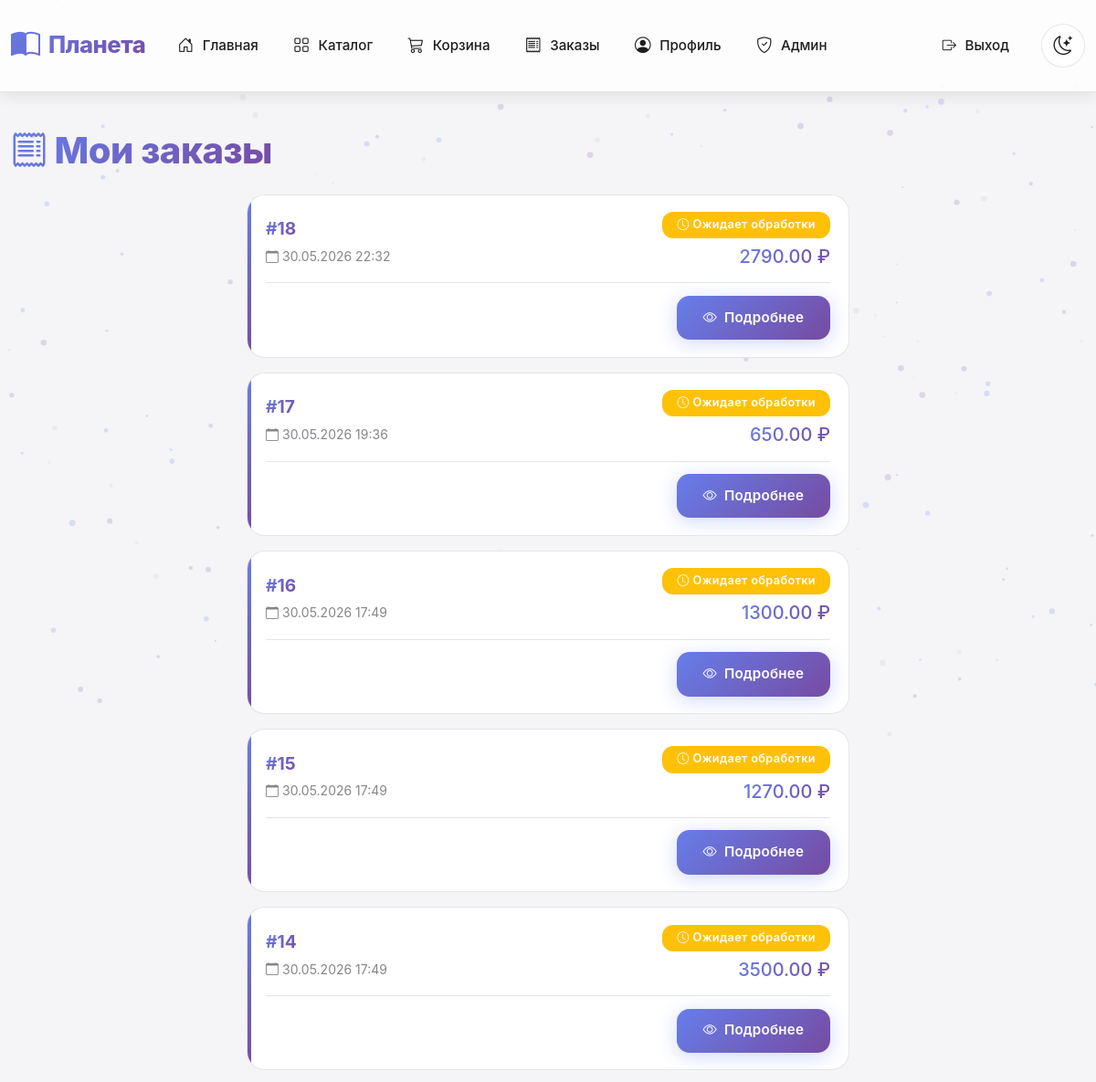
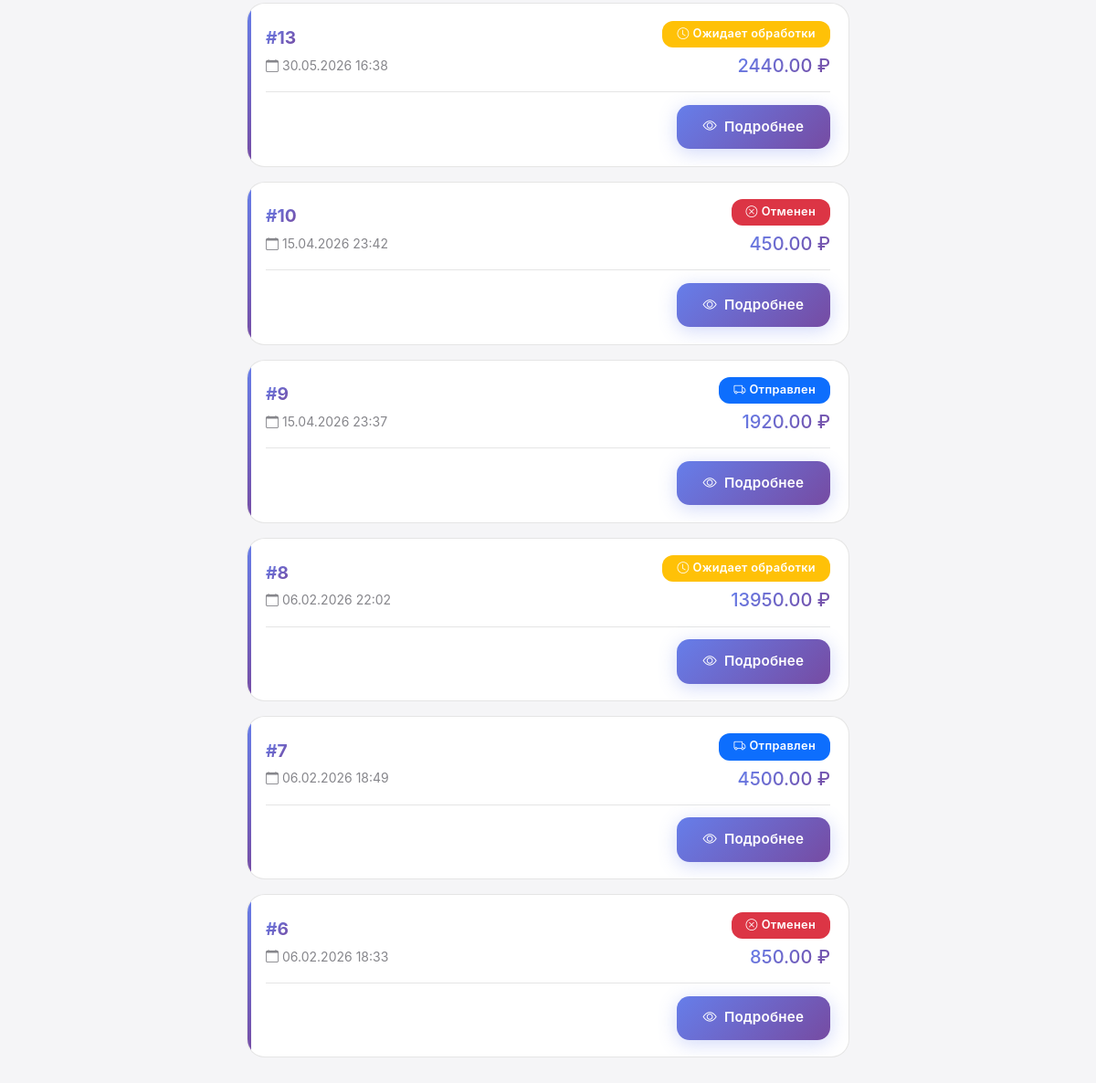
Page /orders (signed in) on the committed database (2 pictures, top to bottom).
### models.py (models this page shows, shortened)
class Order(db.Model):
    __tablename__ = 'orders'
    id = db.Column(db.Integer, primary_key=True)
    user_id = db.Column(db.Integer, db.ForeignKey('users.id'), nullable=False)
    status = db.Column(db.String(50), default='pending', nullable=False)  # pending, processing, shipped, delivered, cancelled
    total_amount = db.Column(db.Numeric(10, 2), nullable=False)
    created_at = db.Column(db.DateTime, default=datetime.utcnow, nullable=False)
    updated_at = db.Column(db.DateTime, default=datetime.utcnow, onupdate=datetime.utcnow, nullable=False)
    items = db.relationship('OrderItem', backref='order', lazy=True, cascade='all, delete-orphan')

### app.py (the view)
@app.route('/orders')
@login_required
def orders():
    orders_list = Order.query.filter_by(user_id=current_user.id).order_by(Order.created_at.desc()).all()
    return render_template('orders.html', orders=orders_list)

### app.py (called while the page is built)
@login_manager.user_loader
def load_user(user_id):
    return User.query.get(int(user_id))

### models.py (called while the page is built)
    def is_admin(self):
        return self.role == 'admin'

### templates/orders.html (shortened to what this page needs)
{% extends "base.html" %}
{% block content %}
<div class="d-flex justify-content-between align-items-center mb-4">
    <h1 class="gradient-text mb-0">
        <i class="bi bi-receipt me-2"></i>Мои заказы
    </h1>
</div>
{% if orders %}
<div class="orders-wrapper">
    {% for order in orders %}
    <div class="order-card">
        <div class="order-header">
            <div>
                <span class="order-id">#{{ order.id }}</span>
                <p class="text-muted small mb-0 mt-1">
                    <i class="bi bi-calendar me-1"></i>{{ order.created_at.strftime('%d.%m.%Y %H:%M') }}
                </p>
            </div>
            <div class="text-end">
                {% if order.status == 'pending' %}
                <span class="badge bg-warning">
                    <i class="bi bi-clock me-1"></i>Ожидает обработки
                </span>
                {% elif order.status == 'processing' %}
                <span class="badge bg-info">
                    <i class="bi bi-gear me-1"></i>В обработке
                </span>
                {% elif order.status == 'shipped' %}
                <span class="badge bg-primary">
                    <i class="bi bi-truck me-1"></i>Отправлен
                </span>
                {% elif order.status == 'delivered' %}
                <span class="badge bg-success">
                    <i class="bi bi-check-circle me-1"></i>Доставлен
                </span>
                {% elif order.status == 'cancelled' %}
                <span class="badge bg-danger">
                    <i class="bi bi-x-circle me-1"></i>Отменен
                </span>
                {% endif %}
                <div class="mt-2">
                    <span class="h5 mb-0" style="background: var(--primary-gradient); -webkit-background-clip: text; -webkit-text-fill-color: transparent; background-clip: text;">
                        {{ order.total_amount }} ₽
                    </span>
                </div>
            </div>
        </div>
        <div class="order-actions">
            <a href="{{ url_for('order_detail', order_id=order.id) }}" class="btn btn-primary">
                <i class="bi bi-eye me-2"></i>Подробнее
            </a>
        </div>
    </div>
    {% endfor %}
</div>
{% endif %}
{% endblock %}

### templates/base.html (style rules this page uses)
:root { --primary-gradient: linear-gradient(135deg, #667eea 0%, #764ba2 100%); --secondary-gradient: linear-gradient(135deg, #f093fb 0%, #f5576c 100%); --success-gradient: linear-gradient(135deg, #4facfe 0%, #00f2fe 100%); --card-shadow: 0 10px 40px rgba(0, 0, 0, 0.08); --card-shadow-hover: 0 20px 60px rgba(0, 0, 0, 0.15); --border-radius: 20px; --transition: all 0.3s cubic-bezier(0.4, 0, 0.2, 1); }
[data-theme="light"] { --bg-primary: #f5f5f7; --bg-secondary: #ffffff; --bg-card: #ffffff; --bg-glass: rgba(255, 255, 255, 0.7); --text-primary: #1d1d1f; --text-secondary: #86868b; --border-color: rgba(0, 0, 0, 0.1); --nav-bg: rgba(255, 255, 255, 0.8); --nav-blur: blur(30px) saturate(180%); --shadow-color: rgba(0, 0, 0, 0.1); --table-bg: #ffffff; --table-hover: #f8f9fa; }
* { margin: 0; padding: 0; box-sizing: border-box; }
body { font-family: 'Inter', -apple-system, BlinkMacSystemFont, 'Segoe UI', Roboto, 'Helvetica Neue', Arial, sans-serif; background: var(--bg-primary); color: var(--text-primary); transition: background 0.3s ease, color 0.3s ease; min-height: 100vh; line-height: 1.6; -webkit-font-smoothing: antialiased; -moz-osx-font-smoothing: grayscale; position: relative; overflow-x: hidden; }
.btn { border-radius: 14px; font-weight: 600; padding: 0.8rem 1.8rem; transition: var(--transition); border: none; font-size: 0.95rem; letter-spacing: 0.2px; }
.btn-primary { background: var(--primary-gradient); color: white !important; box-shadow: 0 4px 20px rgba(102, 126, 234, 0.3); }
.badge { padding: 0.5rem 1rem; border-radius: 12px; font-weight: 600; font-size: 0.8rem; letter-spacing: 0.3px; }
.gradient-text { background: var(--primary-gradient); -webkit-background-clip: text; -webkit-text-fill-color: transparent; background-clip: text; font-weight: 800; letter-spacing: -0.5px; }
h1, h2, h3, h4, h5, h6 { color: var(--text-primary) !important; font-weight: 700; }
p, span, div, a { color: var(--text-primary); }
.text-muted { color: var(--text-secondary) !important; }

### templates/orders.html (style rules this page uses)
.orders-wrapper { max-width: 660px; margin: 0 auto; }
.order-card { background: var(--bg-card); border: 1px solid var(--border-color); border-radius: var(--border-radius); padding: 1.15rem 1.25rem; margin-bottom: 1rem; transition: var(--transition); position: relative; overflow: hidden; }
.order-card::before { content: ''; position: absolute; left: 0; top: 0; width: 4px; height: 100%; background: var(--primary-gradient); }
.order-header { display: flex; justify-content: space-between; align-items: center; gap: 1rem; flex-wrap: wrap; margin-bottom: 0.85rem; padding-bottom: 0.85rem; border-bottom: 1px solid var(--border-color); }
.order-id { font-weight: 700; font-size: 1.2rem; background: var(--primary-gradient); -webkit-background-clip: text; -webkit-text-fill-color: transparent; background-clip: text; }
.order-actions { display: flex; justify-content: flex-end; }

### rows in the picture
Order: id "18", created_at "30.05.2026 22:32", status "pending" (drawn), total_amount "2790.00"
Order: id "17", created_at "30.05.2026 19:36", status "pending" (drawn), total_amount "650.00"
Order: id "16", created_at "30.05.2026 17:49", status "pending" (drawn), total_amount "1300.00"
Order: id "15", created_at "30.05.2026 17:49", status "pending" (drawn), total_amount "1270.00"
Order: id "14", created_at "30.05.2026 17:49", status "pending" (drawn), total_amount "3500.00"
Order: id "13", created_at "30.05.2026 16:38", status "pending" (drawn), total_amount "2440.00"
Order: id "10", created_at "15.04.2026 23:42", status "cancelled" (drawn), total_amount "450.00"
Order: id "9", created_at "15.04.2026 23:37", status "shipped" (drawn), total_amount "1920.00"
Order: id "8", created_at "06.02.2026 22:02", status "pending" (drawn), total_amount "13950.00"
Order: id "7", created_at "06.02.2026 18:49", status "shipped" (drawn), total_amount "4500.00"
Order: id "6", created_at "06.02.2026 18:33", status "cancelled" (drawn), total_amount "850.00"
